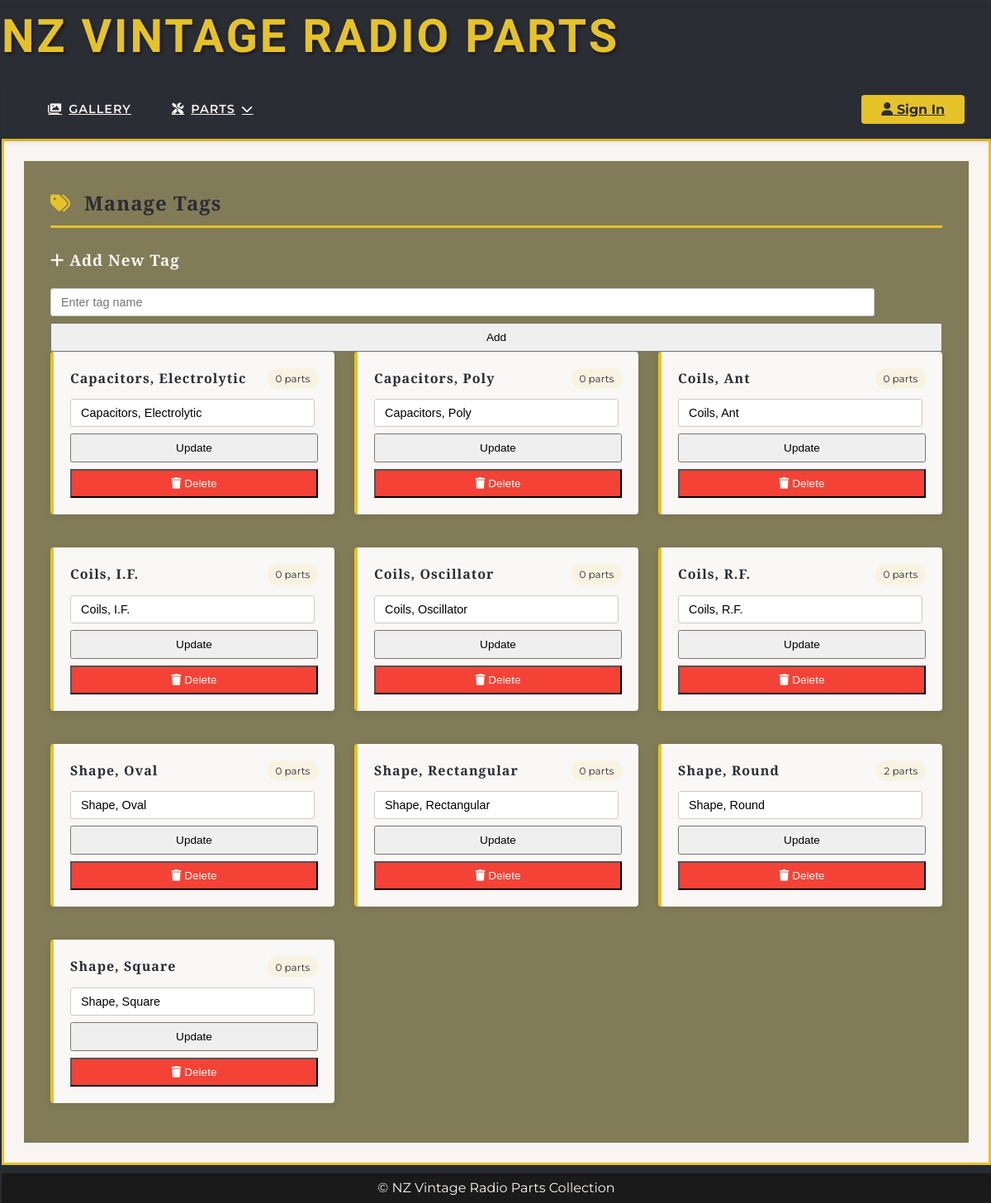
The app's page /tags/manage, older data.
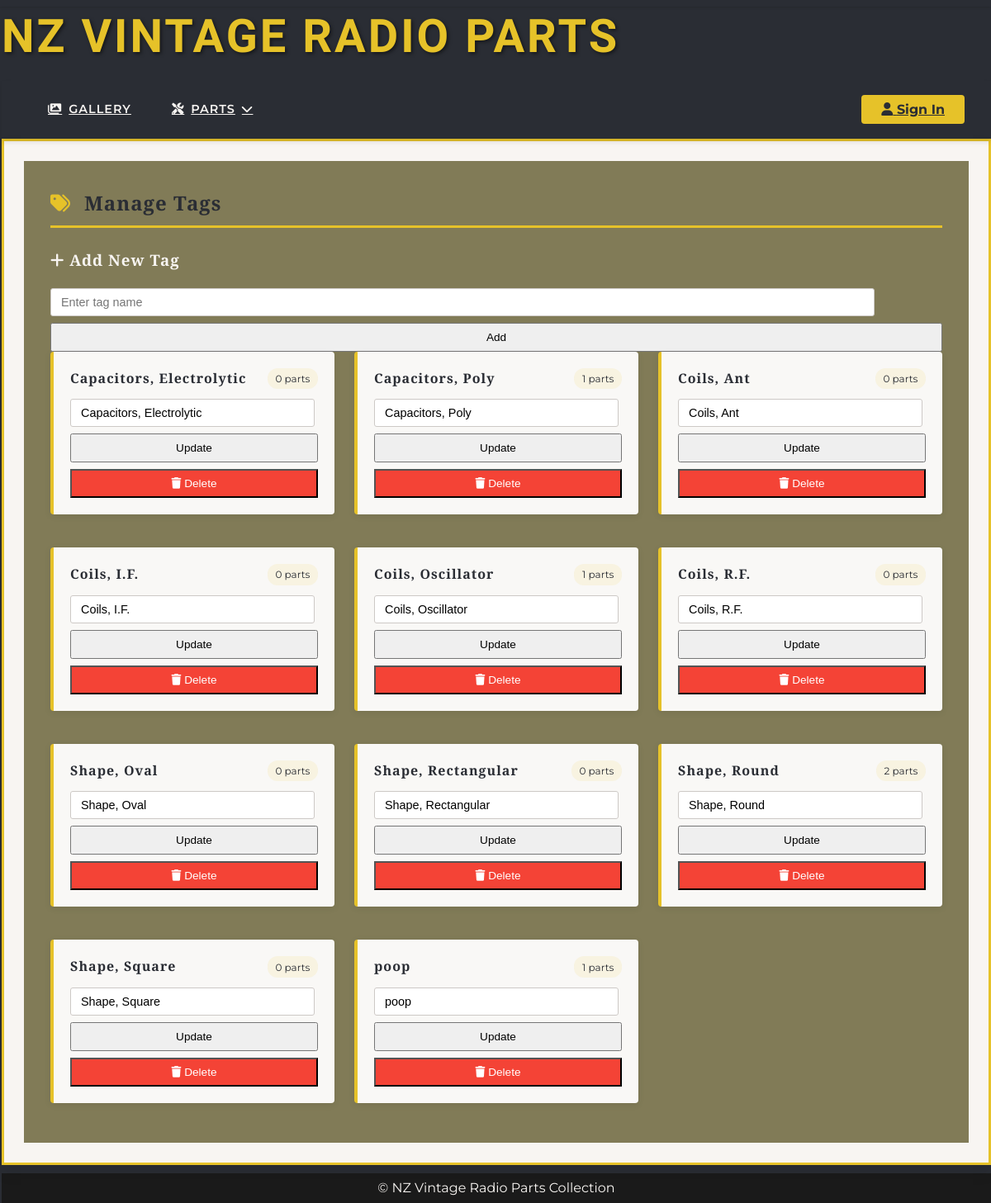
The same page, newer data.
### app/models.py (models this page shows, shortened)
class Tag(db.Model):
    __tablename__ = 'Tag'
    id = db.Column(db.Integer, primary_key=True, autoincrement=True)
    name = db.Column(db.String(100), nullable=False, unique=True)
    description = db.Column(db.String(255))
    slug = db.Column(db.String(100), nullable=False, unique=True, index=True)
    parts = db.relationship('Part', secondary=part_tags, back_populates='tags')

### app/blueprints/tags.py (the view)
@bp.route('/manage')
def manage_tags():
    tags = Tag.query.order_by(Tag.name).all()
    return render_template('manage_tags.html', tags=tags)

### app/templates/manage_tags.html (shortened to what this page needs)
{% extends 'layout.html' %}
{% block content %}
<div class="art-deco-card">
    <div class="tag-manager">
        <h2><i class="fas fa-tags"></i> Manage Tags</h2>
        <div class="add-tag-form">
            <h3><i class="fas fa-plus"></i> Add New Tag</h3>
            <form method="POST" action="{{ url_for('tags.add_tag') }}" class="tag-form">
                <input type="text" name="name" placeholder="Enter tag name" required>
                <button type="submit">Add</button>
            </form>
        </div>
        <div class="tag-list">
            {% for tag in tags %}
            <div class="tag-item">
                <div class="tag-header">
                    <h3 class="tag-name">{{ tag.name }}</h3>
                    <span class="tag-count">{{ tag.parts|length }} parts</span>
                </div>
                <form method="POST" action="{{ url_for('tags.edit_tag', tag_id=tag.id) }}" class="tag-form">
                    <input type="text" name="name" value="{{ tag.name }}" required>
                    <button type="submit">Update</button>
                </form>
                <form method="POST" action="{{ url_for('tags.delete_tag', tag_id=tag.id) }}" class="tag-form" style="margin-top: 0.5rem;">
                    <button type="submit" class="delete-btn">
                        <i class="fas fa-trash"></i> Delete
                    </button>
                </form>
            </div>
            {% else %}
            <div class="empty-state">
                <i class="fas fa-tags vintage-icon-large"></i>
                <h3>No Tags Yet</h3>
                <p>Add your first tag using the form above</p>
            </div>
            {% endfor %}
        </div>
    </div>
</div>
{% endblock %}

Row changes from the older to the newer data that the page shows:
computed for Tag "Capacitors, Poly": parts|length "0" → "1"
computed for Tag "Coils, Oscillator": parts|length "0" → "1"
added Tag: name "poop", parts|length "1"
